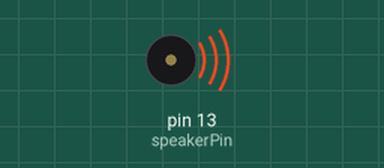
Simulated run of this sketch. Board: Arduino Uno, built with avr-gcc and run on an emulated ATmega328P. Shown: buzzer (waves = sounding).

Above: at 0.1 s.
At 38.49 s:
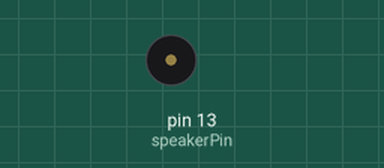
Timing chart, 0 to 40.0 s (numbered marks = the images above):
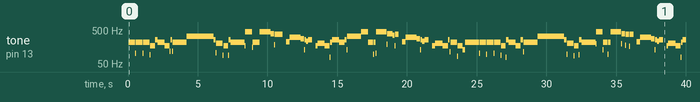

The sketch:

imperial_march.ino
```cpp
int speakerPin=13;
#define c 261
#define d 294
#define e 329
#define f 349
#define g 391
#define gS 415
#define a 440
#define aS 455
#define b 466
#define cH 523
#define cSH 554
#define dH 587
#define dSH 622
#define eH 659
#define fH 698
#define fSH 740
#define gH 784
#define gSH 830
#define aH 880

void setup()
{
  pinMode(speakerPin, OUTPUT);
}

void loop()
{
  beep(speakerPin, a, 500);
  beep(speakerPin, a, 500);
  beep(speakerPin, a, 500);
  beep(speakerPin, f, 350);
  beep(speakerPin, cH, 150);
  beep(speakerPin, a, 500);
  beep(speakerPin, f, 350);
  beep(speakerPin, cH, 150);
  beep(speakerPin, a, 1000);
  beep(speakerPin, eH, 500);
  beep(speakerPin, eH, 500);
  beep(speakerPin, eH, 500);
  beep(speakerPin, fH, 350);
  beep(speakerPin, cH, 150);
  beep(speakerPin, gS, 500);
  beep(speakerPin, f, 350);
  beep(speakerPin, cH, 150);
  beep(speakerPin, a, 1000);
  beep(speakerPin, aH, 500);
  beep(speakerPin, a, 350);
  beep(speakerPin, a, 150);
  beep(speakerPin, aH, 500);
  beep(speakerPin, gSH, 250);
  beep(speakerPin, gH, 250);
  beep(speakerPin, fSH, 125);
  beep(speakerPin, fH, 125);
  beep(speakerPin, fSH, 250);
  delay(250);
  beep(speakerPin, aS, 250);
  beep(speakerPin, dSH, 500);
  beep(speakerPin, dH, 250);
  beep(speakerPin, cSH, 250);
  beep(speakerPin, cH, 125);
  beep(speakerPin, b, 125);
  beep(speakerPin, cH, 250);
  delay(250);
  beep(speakerPin, f, 125);
  beep(speakerPin, gS, 500);
  beep(speakerPin, f, 375);
  beep(speakerPin, a, 125);
  beep(speakerPin, cH, 500);
  beep(speakerPin, a, 375);
  beep(speakerPin, cH, 125);
  beep(speakerPin, eH, 1000);
  beep(speakerPin, aH, 500);
  beep(speakerPin, a, 350);
  beep(speakerPin, a, 150);
  beep(speakerPin, aH, 500);
  beep(speakerPin, gSH, 250);
  beep(speakerPin, gH, 250);
  beep(speakerPin, fSH, 125);
  beep(speakerPin, fH, 125);
  beep(speakerPin, fSH, 250);
  delay(250);
  beep(speakerPin, aS, 250);
  beep(speakerPin, dSH, 500);
  beep(speakerPin, dH, 250);
  beep(speakerPin, cSH, 250);
  beep(speakerPin, cH, 125);
  beep(speakerPin, b, 125);
  beep(speakerPin, cH, 250);
  delay(250);
  beep(speakerPin, f, 250);
  beep(speakerPin, gS, 500);
  beep(speakerPin, f, 375);
  beep(speakerPin, cH, 125);
  beep(speakerPin, a, 500);
  beep(speakerPin, f, 375);
  beep(speakerPin, c, 125);
  beep(speakerPin, a, 1000);
}

void beep (unsigned char speakerPin, int frequencyInHertz, long timeInMilliseconds)
{
  int x;
  long delayAmount = (long)(1000000/frequencyInHertz);
  long loopTime = (long)((timeInMilliseconds*1000)/(delayAmount*2));
  for (x=0;x<loopTime;x++)
  {
    digitalWrite(speakerPin,HIGH);
    delayMicroseconds(delayAmount);
    digitalWrite(speakerPin,LOW);
    delayMicroseconds(delayAmount);
  }
  delay(20);
}
```

Measured:
- by itself, tone on pin 13 (speakerPin): plays 220 Hz for 0.48 s, 104 Hz for 0.04 s, 220 Hz for 0.48 s, 104 Hz for 0.04 s, 220 Hz for 0.48 s, 94 Hz for 0.04 s … (126 notes in this stretch)
